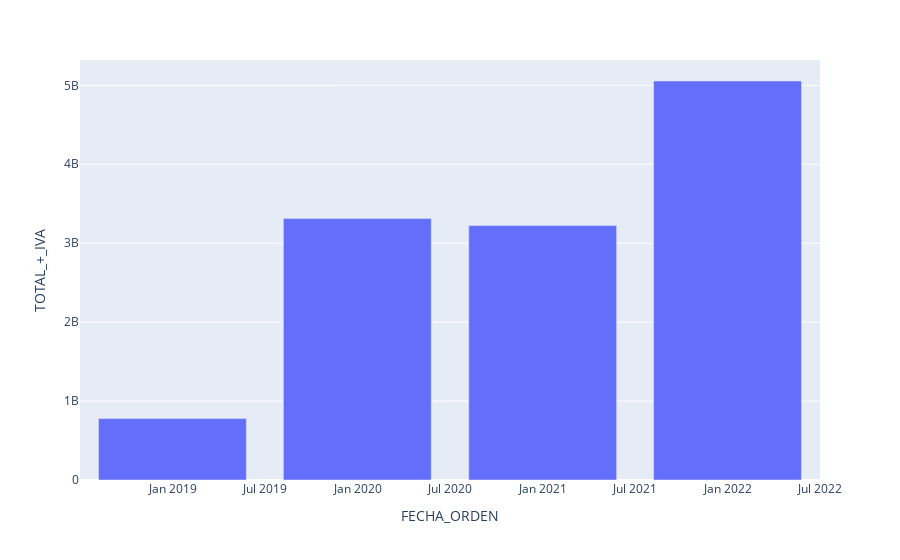

The notebook cell saved with this chart:
### Markdown cell above
## By year

### Code cell
px.bar(df_Y, y='TOTAL_+_IVA')

### Figure 1 — Plotly figure (JSON) as saved in the notebook; plotly's stock layout.template omitted (floating-point values rounded to 4 significant figures)
{"data": [{"alignmentgroup": "True", "hovertemplate": "FECHA_ORDEN=%{x}<br>TOTAL_+_IVA=%{y}<extra></extra>", "legendgroup": "", "marker": {"color": "#636efa", "pattern": {"shape": ""}}, "name": "", "offsetgroup": "", "orientation": "v", "showlegend": false, "textposition": "auto", "type": "bar", "x": ["2018-12-31T00:00:00", "2019-12-31T00:00:00", "2020-12-31T00:00:00", "2021-12-31T00:00:00"], "xaxis": "x", "y": [777996160, 3311606272, 3222523648, 5054591488], "yaxis": "y"}], "layout": {"barmode": "relative", "legend": {"tracegroupgap": 0}, "margin": {"t": 60}, "xaxis": {"anchor": "y", "domain": [0, 1], "title": {"text": "FECHA_ORDEN"}}, "yaxis": {"anchor": "x", "domain": [0, 1], "title": {"text": "TOTAL_+_IVA"}}}}
